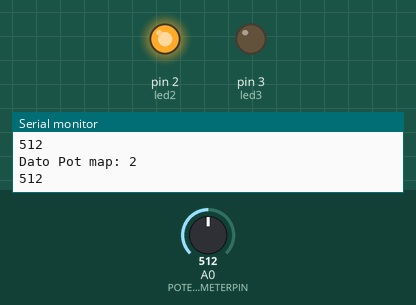
A sketch run on a simulated Arduino Uno, built with avr-gcc and run on an emulated ATmega328P. Shown: output pins drawn as LEDs (lit = HIGH), the last lines printed to the serial monitor. The test bench sets the inputs (shaded band); at power-on: A0 (POTENCIOMETERPIN) = 512. Random numbers use the default seed unless the sketch sets one; pins used as bus, display or sensor lines are not drawn.

Above: at 1.2 s.
1.3 s: A0 (POTENCIOMETERPIN) set to 500
At 1.9 s:
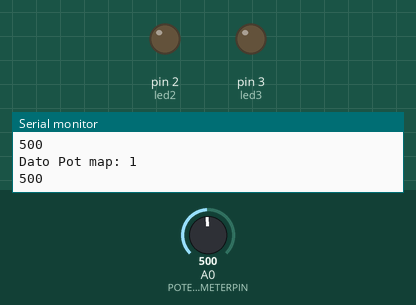
2.8 s: A0 (POTENCIOMETERPIN) set to 1023
At 3.3 s:
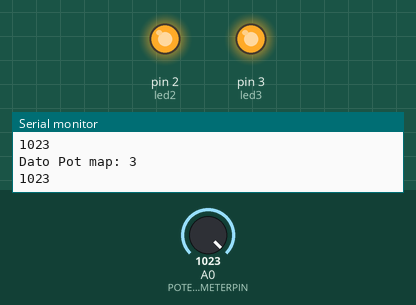
4.3 s: A0 (POTENCIOMETERPIN) set to 1008
At 4.8 s:
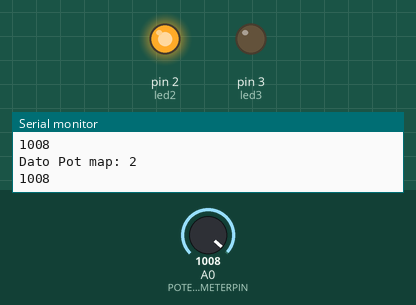
5.8 s: A0 (POTENCIOMETERPIN) set to 511
At 6.2 s:
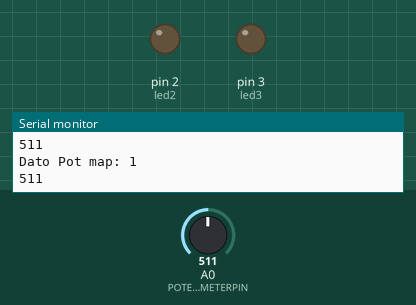
Timing chart, 0 to 8.3 s (numbered marks = the images above; inputs shaded):
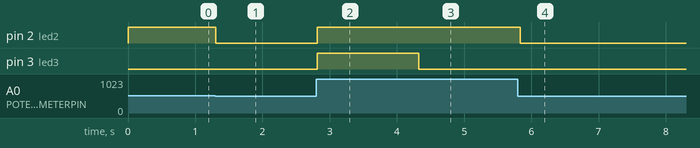

Measured:
- the behaviour switches between 512 and 511 on A0 (POTENCIOMETERPIN) (found by bisection; images 0 and 1)
- the behaviour switches between 1023 and 1022 on A0 (POTENCIOMETERPIN) (found by bisection; images 2 and 3)
- after the input at 1.3 s, pin 2 (led2): HIGH → LOW at once
- after the input at 2.8 s, pin 2 (led2), pin 3 (led3): LOW → HIGH at once
- after the input at 4.3 s, pin 3 (led3): HIGH → LOW at once
- after the input at 5.8 s, pin 2 (led2): HIGH → LOW at once

The sketch:

practica2.ino
```cpp
int POTENCIOMETERPIN = A0;
int led1=1;
int led2=2;
int led3=3;
int inputPot=0;
#define MAXCMP 1023

void ledsRange(int inputPot){
  int cuenta = map(inputPot,0,1023,1,3);
  Serial.print("Dato Pot map: ");
  Serial.println(cuenta);
  switch (cuenta){
    case 1:
      digitalWrite(led1,1);
      digitalWrite(led2,0);
      digitalWrite(led3,0);
      break;
    case 2:
      digitalWrite(led1,1);
      digitalWrite(led2,1);
      digitalWrite(led3,0);
      break;
    case 3:
      digitalWrite(led1,1);
      digitalWrite(led2,1);
      digitalWrite(led3,1);
      break;
    default:
      digitalWrite(led1,0);
      digitalWrite(led2,0);
      digitalWrite(led3,0);
  }
//  if(inputPot<MAXCMP/3){
//    digitalWrite(led1,1);
//    digitalWrite(led2,0);
//    digitalWrite(led3,0);
//  }else if(inputPot>MAXCMP/3){
//      digitalWrite(led1,1);
//      digitalWrite(led2,1);
//      digitalWrite(led2,1);
//  }else if(inputPot==MAXCMP){
//        digitalWrite(led1,1);
//        digitalWrite(led2,1);
//        digitalWrite(led3,1);
//  }
}

void setup() {
  Serial.begin(9600);

  pinMode(led1, OUTPUT);
  pinMode(led2, OUTPUT);
  pinMode(led3, OUTPUT);

//digitalWrite(led1,1);
//digitalWrite(led2,1);
//digitalWrite(led3,1);
}

void loop() {
  inputPot=analogRead(POTENCIOMETERPIN);
  ledsRange(inputPot);
  Serial.println(inputPot);
  delay(100);

}
```

firstFunction.c
```cpp
#include <stdio.h>
#include <stdlib.h>
#include <time.h>
#include <string.h>

char* selectRandomLine(char* path ){
    //paises
    FILE* file = fopen("paises.txt", "r");
    char currentLine[10];

    while ( fscanf( file, "%s", currentLine ) != EOF )
    {

        printf("line: %s\n", currentLine );

    }
    fclose(file);

    //Escoger random
    srand(time(NULL));
    int myRand = rand() %21;
    printf("random= %d\n", myRand);

    }

int main(){

}
```
